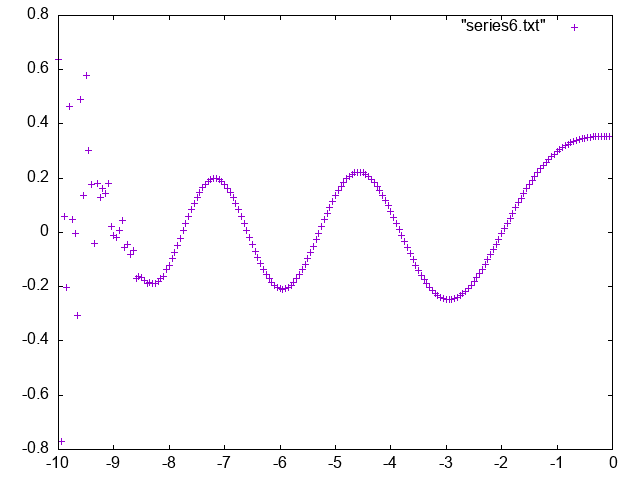

Write the gnuplot code that produced this figure.
set terminal png
set output "series6.png"
p "series6.txt"